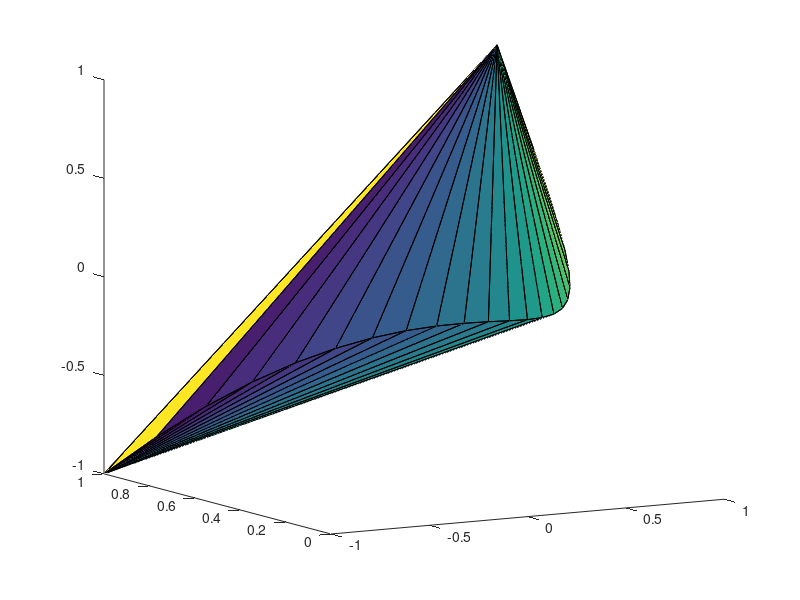

The MATLAB source for this figure: (Note: this script raises an error after producing the figure.)
rep = 'results/';
if not(exist(rep))
    mkdir(rep);
end

N = 25;

t = linspace(-1,1,N)';

c = [t,t.^2,t.^3];

clf
plot3(c(:,1), c(:,2), c(:,3), 'LineWidth', 2);
axis tight; axis equal;

K = convhull(c(:,1), c(:,2), c(:,3));

clf; hold on;
trisurf(K,c(:,1), c(:,2), c(:,3), t);
view(-30,10);
colormap jet(256);
plot3(c(:,1), c(:,2), c(:,3), 'k', 'LineWidth', 3);
% shading interp;
box on;
